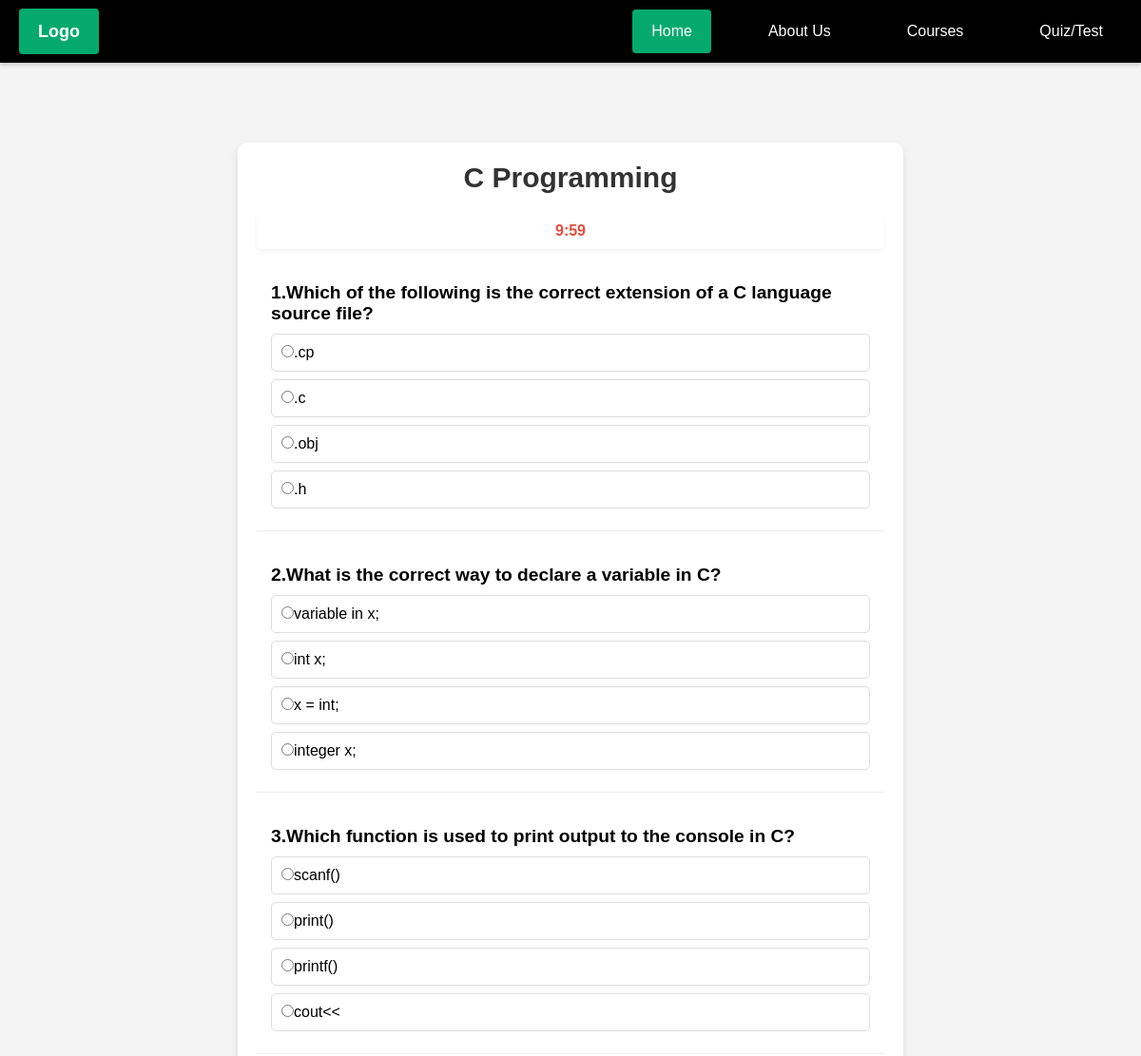
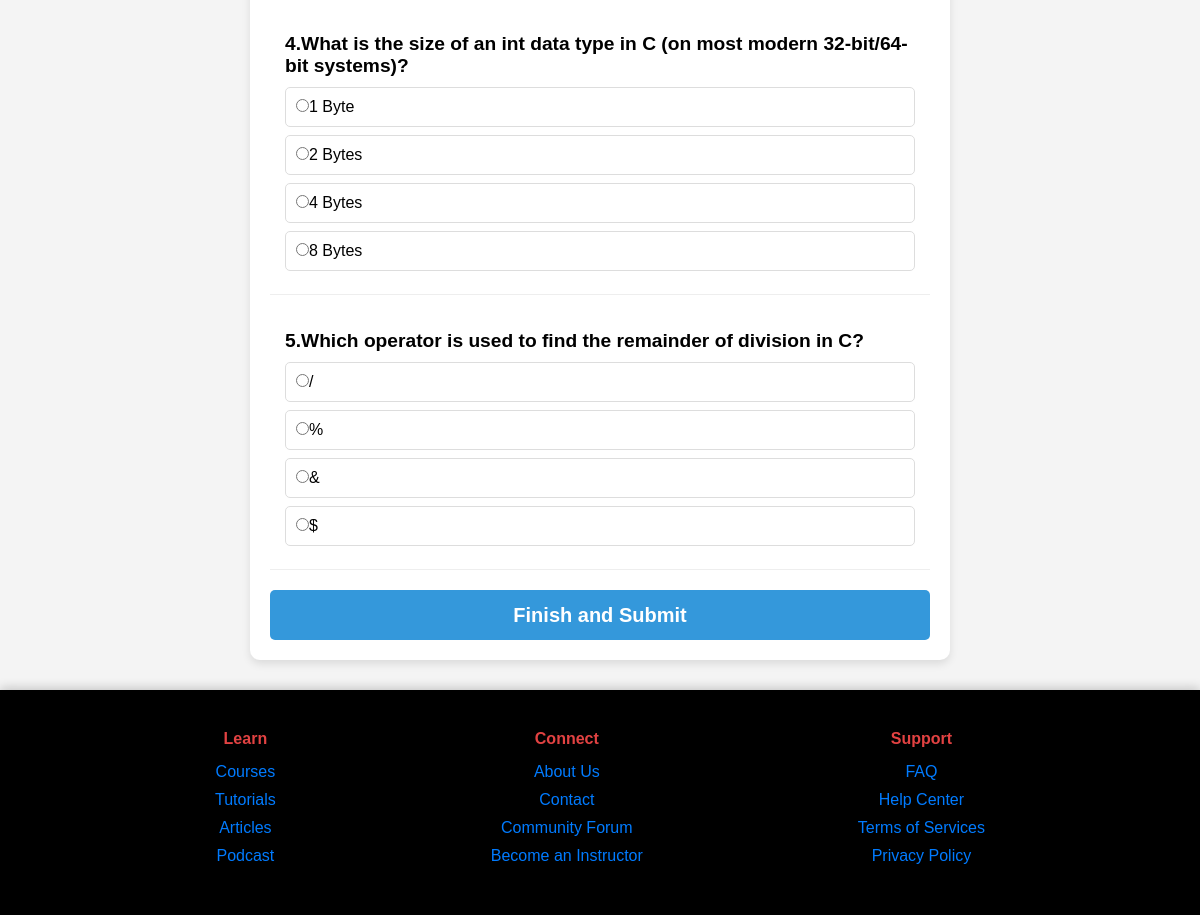
Page /test/3/ (signed in) on the committed database (2 pictures, top to bottom).
### eduzone/models.py (models this page shows, shortened)
class Quiz(models.Model):
    course = models.ForeignKey(PageCourse, on_delete=models.CASCADE, related_name='quizzes')
    title = models.CharField(max_length=200)

class Question(models.Model):
    quiz = models.ForeignKey(Quiz, on_delete=models.CASCADE, related_name='questions')
    text = models.TextField()
    op1 = models.CharField(max_length=200)
    op2 = models.CharField(max_length=200)
    op3 = models.CharField(max_length=200)
    op4 = models.CharField(max_length=200)
    answer = models.CharField(max_length=200)

### eduzone/views.py (the view, shortened to what this page needs)
# urls.py: path('test/<int:quiz_id>/', views.take_quiz, name='take_quiz'),
@login_required
def take_quiz(request, quiz_id):
    quiz_obj = get_object_or_404(Quiz, id=quiz_id)
    questions = quiz_obj.questions.all()
    return render(request, 'take_quiz.html', {'quiz': quiz_obj, 'questions': questions})

### templates/take_quiz.html (shortened to what this page needs)
{% load static %}
<!DOCTYPE html>
<html lang="en">
<head>
    <link rel="stylesheet" href="{% static 'nav.css' %}">
    <link rel="stylesheet" href="{% static 'take_quiz.css' %}">
</head>
<body>
    {% include 'navbar.html' %}
    <div id="quiz-container">
        <h2>{{ quiz.title }}</h2>
        <div class="timer" id="timer">Time Remaining: <span id="time">10:00</span></div>
        <form method="POST" id="quizForm">
            {% for q in questions %}
            <div class="question">
                <p><strong>{{ forloop.counter }}.{{ q.text }}</strong></p>
                <label class="option"><input type="radio" name="question_{{ q.id }}" value="{{ q.op1 }}" required>{{ q.op1 }}</label>
                <label class="option"><input type="radio" name="question_{{ q.id }}" value="{{ q.op2 }}" >{{ q.op2 }}</label>
                <label class="option"><input type="radio" name="question_{{ q.id }}" value="{{ q.op3 }}" >{{ q.op3 }}</label>
                <label class="option"><input type="radio" name="question_{{ q.id }}" value="{{ q.op4 }}" >{{ q.op4 }}</label>
            </div>
            {% endfor %}
            <button type="submit" class="btn" style="width: 100%; height: 50px; background: #3498db; font-size: 20px;">Finish and Submit</button>
        </form>
    </div>
</body>
{% include 'footer.html' %}
</html>

### templates/navbar.html (shortened to what this page needs)
<div id="navbar-placeholder">
  <header>
    <nav class="navbar">
      <div class="logo">
        <a href="{% url 'home' %}" class="nav-link active">Logo</a>
      </div>
      <div class="nav-link-container" id="nav-links">
        <a href="{% url 'home' %}" class="nav-link active">Home</a>
        <a href="{% url 'about' %}" class="nav-link">About Us</a>
        <a href="{% url 'course' %}" class="nav-link">Courses</a>
        <a href="{% url 'quiz_list' %}" class="nav-link">Quiz/Test</a>
      </div>
    </nav>
  </header>
</div>

### templates/footer.html (shortened to what this page needs)
{% load static %}
<!DOCTYPE html>
<html lang="en">
<head>
    <link rel="stylesheet" href="/static/footer.css">
</head>
<body>
<div class="footer-div">
    <div class="footer-container">
        <div class="footer-column">
            <h4>Learn</h4>
            <ul>
                <li><a href="#">Courses</a></li>
                <li><a href="#">Tutorials</a></li>
                <li><a href="#">Articles</a></li>
                <li><a href="#">Podcast</a></li>
            </ul>
        </div>
        <div class="footer-column">
            <h4>Connect</h4>
            <ul>
                <li><a href="#">About Us</a></li>
                <li><a href="#">Contact</a></li>
                <li><a href="#">Community Forum</a></li>
                <li><a href="#">Become an Instructor</a></li>
            </ul>
        </div>
        <div class="footer-column">
            <h4>Support</h4>
            <ul>
                <li><a href="#">FAQ</a></li>
                <li><a href="#">Help Center</a></li>
                <li><a href="#">Terms of Services</a></li>
                <li><a href="#">Privacy Policy</a></li>
            </ul>
        </div>
    </div>
</div>
</body>
</html>

### static/nav.css (style rules this page uses)
body { margin: 0; font-family: Arial, sans-serif; padding-top: 60px; }
header { width: 100%; position: fixed; top: 0; left: 0; z-index: 1000; background-color: black; box-shadow: 0 2px 5px rgba(0, 0, 0, 0.2); }
.navbar { display: flex; justify-content: space-between; align-items: center; padding: 10px 20px; flex-wrap: wrap; }
.logo .nav-link { font-weight: bold; font-size: 18px; color: white; }
.nav-link-container { display: flex; gap: 40px; }
.nav-link { color: white; padding: 14px 20px; text-decoration: none; transition: background-color 0.3s ease; }
.nav-link.active { background-color: #04aa6d; border-radius: 4px; }

### static/take_quiz.css (style rules this page uses)
* { box-sizing: border-box; margin: 0; padding: 0; font-family: Arial, sans-serif; }
html, body { height: 100%; background-color: #f4f4f4; }
body { padding-top: 100px; }
#quiz-container { max-width: 700px; width: 90%; margin: 50px auto 30px; padding: 20px; background: #fff; border-radius: 10px; box-shadow: 0 4px 8px rgba(0,0,0,0.1); }
#quiz-container h2 { text-align: center; margin-bottom: 20px; font-size: clamp(1.5rem, 2.5vw, 2rem); color: #333; }
.timer { color: #e74c3c; font-weight: bold; position: sticky; top: 0; background: #fff; padding: 10px; margin-bottom: 20px; border-radius: 5px; box-shadow: 0 2px 4px rgba(0,0,0,0.05); text-align: center; z-index: 10; }
.question { margin-bottom: 20px; padding: 15px; border-bottom: 1px solid #eee; }
.question p { font-size: clamp(1rem, 2vw, 1.2rem); margin-bottom: 10px; }
.option { display: block; margin: 8px 0; padding: 10px; border: 1px solid #ddd; border-radius: 5px; cursor: pointer; transition: background 0.3s, border 0.3s; }
#quiz-container .btn { display: block; width: 100%; height: 50px; margin-top: 20px; background-color: #3498db; color: white; font-size: 18px; font-weight: bold; border: none; border-radius: 5px; cursor: pointer; transition: background 0.3s; }

### static/footer.css (style rules this page uses)
body { display: flex; flex-direction: column; min-height: 100vh; margin: 0; }
.footer-div { width: 100%; padding: 40px 0; background-color: #000; color: #fff; box-shadow: 0 -2px 10px rgba(0,0,0,0.2); }
.footer-container { display: flex; justify-content: space-evenly; flex-wrap: wrap; max-width: 1200px; margin: 0 auto; text-align: center; }
.footer-column h4 { color: #e24242; margin-bottom: 15px; }
.footer-column ul { list-style: none; padding: 0; }
.footer-column ul li { margin-bottom: 10px; }
.footer-column ul li a { color: #007bff; text-decoration: none; }

### rows in the picture
Quiz: title "C Programming"
Question: text "Which of the following is the correct extension of a C language source file?", op1 ".cp", op2 ".c", op3 ".obj", op4 ".h"
Question: text "What is the correct way to declare a variable in C?", op1 "variable in x;", op2 "int x;", op3 "x = int;", op4 "integer x;"
Question: text "Which function is used to print output to the console in C?", op1 "scanf()", op2 "print()", op3 "printf()", op4 "cout<<"
Question: text "What is the size of an int data type in C (on most modern 32-bit/64-bit systems)?", op1 "1 Byte", op2 "2 Bytes", op3 "4 Bytes", op4 "8 Bytes"
Question: text "Which operator is used to find the remainder of division in C?", op1 "/", op2 "%", op3 "&", op4 "$"
